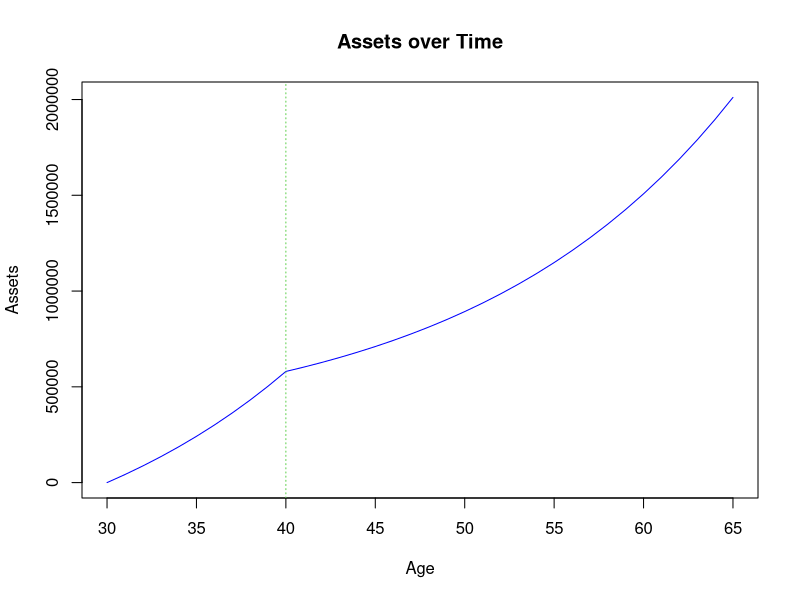

R code for this plot:
age <- 30
s <- (60000-18000)/60000 #savings rate
end <- 65 #Life expectancy
years <- c(age:end)
income <- seq(age:end)
income[1] <- 60000 #post tax income
expenses <- seq(age:end)
expenses[1] <- income[1] * (1 -s) #expenses
assets <- seq(age:end)
assets[1] <- 0 #current investments
tradIRA <- seq(age:end)
tradIRA[1] <- 0 #initial traditional IRA
rothIRA <- seq(age:end)
rothIRA[1] <- 0 #initial Roth IRA
r <- 7 / 100 #returns
i <- 0 /100  #inflation
#tyw <- as.numeric(input$years_worked) #total years worked
n <- 2
l <- length(income)
for(k in 2:l){
  income[k] <- income[k-1] * (1 + i)
  expenses[k] <- income[k-1] * (1 - s)
}
while( n < 12){
  assets[n] <- assets[n-1] * (1 + r) + income[n-1] * s
  n <- n + 1  
}
#Calculate Social Security
#ss <- ss_calc(income, tyw, i, n)
retire <- age + n - 2
#output$text1 <- renderText({
#  paste("Based on a savings rate of", input$savings_rate, ",",
#        "you will be able to retire at", retire, ".")
#})
while(n < end - age + 2){  
    assets[n] <- assets[n-1] * (1 + r) - expenses[n-1]
    n <- n + 1
} 

plot(years, assets, log = "", type = "l", col = "blue",
     xlab = "Age", ylab = "Assets", main="Assets over Time")
abline(v=retire,col=3,lty=3)